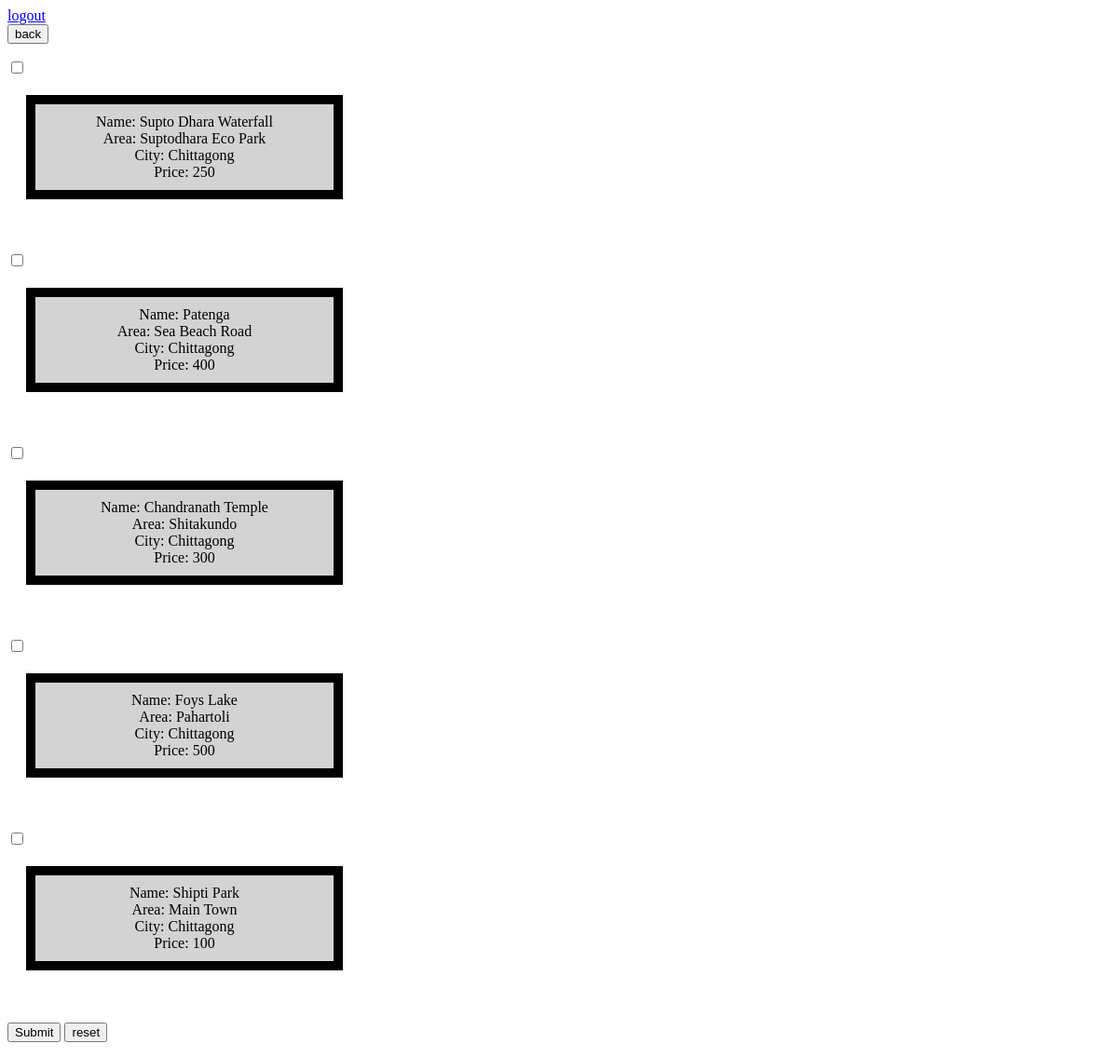
Page /travel/71chittagong.php on the committed database.
### tables this page shows
CREATE TABLE `tourist_places` (
  `id` int(50) NOT NULL,
  `Name` varchar(225) NOT NULL,
  `Area` varchar(500) NOT NULL,
  `City` varchar(225) NOT NULL,
  `Price` double NOT NULL,
  `pic_id` int(50) DEFAULT NULL
);

### travel/71chittagong.php (the view, shortened to what this page needs)
 <a href="70logout1.php">logout  </a>
 <form  method="post" action ="7allcity.php">
        <button  >back</button>
        </form>
 <form action="72check.php" method="post">
<?php
include("dbconnection.php");
$query_s= "SELECT * FROM `tourist_places` WHERE `City` = 'Chittagong' ";
$run_query  = mysqli_query($con, $query_s);
while($r=mysqli_fetch_assoc($run_query)){    ?>
   <input type="checkbox" name="places[]" value="<?php echo $r['Name']; ?>">  <head>
</head>
<body>
<div align="center">  <?php
     echo "Name: ".$r['Name'] ;  echo "<br>";
                echo   "Area: ".$r['Area'] ; echo "<br>";
                echo   "City: ".$r['City'] ; echo "<br>";
                                    echo   "Price: ".$r['Price'] ; echo "<br>";
    ?> </div>
     </body> </html> <br><br>
 <?php
}
?>
   <input type="submit" name="submit" value="Submit" />
<input type="reset" name="reset" value="reset" />
 </form>

### travel/71chittagong.php (style rules this page uses)
div { background-color: lightgrey; width: 300px; border: 10px solid Black; padding: 10px; margin: 20px; }

### rows in the picture
tourist_places: Name "Supto Dhara Waterfall", Area "Suptodhara Eco Park", City "Chittagong", Price "250"
tourist_places: Name "Patenga", Area "Sea Beach Road", City "Chittagong", Price "400"
tourist_places: Name "Chandranath Temple", Area "Shitakundo", City "Chittagong", Price "300"
tourist_places: Name "Foys Lake", Area "Pahartoli", City "Chittagong", Price "500"
tourist_places: Name "Shipti Park", Area "Main Town", City "Chittagong", Price "100"
